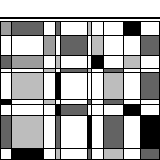
%> input picture AsymAMF_parallel/BRMF/160.bmp, 160 x 160 px
$ octave demo.m   (GNU Octave 9; MATLAB toolbox functions it lacks are replaced by stand-ins)
%> lines starting %> are read from the running program, lines starting %| are printed output that depends on the picture; in (x1, y1, x2, y2) boxes, pixels count from 0 and x2, y2 are one past the last pixel; in counts of white or black regions, pixels touching at a corner belong together; the program's own positions count from 1
### AsymAMF_parallel/BRMF/PCP/PCP.m
function [L,S] = PCP(M,lam,tol,r)
%
% [L,S] = PCP(M,lam,opts)

% This code solves the following model
%
% min_A { lam*||S(:)||_1 + ||L||_* }
% s.t. M = S+L

% where M is the data matrix, which will be decomposed into
% S sparse matrix S and low-rank matrix L.
%
% lam -- S small positive parameter

%% parameter setting
beta = .25/mean(abs(M(:))); %
maxit = 100;

%% initialization
[m,n] = size(M);
S = zeros(m,n);
L = zeros(m,n);
Lambda = zeros(m,n); % the dual variable

% main
for iter = 1:maxit

    nrmLS = norm([S,L],'fro');
    % dS, dL record the change of S and L, only used for stopping criterion

    %% S - subproblem
    % S = argmin_A  lam*||S||_1 - <Lambda, S+L-M> + (beta/2) * ||S+L-M||.^2
    % Define element wise softshinkage operator as
    %     softshrink(z; gamma) = sign(z).* max(abs(z)-gamma, 0);
    % S has closed form solution: S=softshrink(Lambda/beta + M - L; lam/beta)
    % (see my slide page 42 Equation (66).
    X = Lambda / beta + M;
    Y = X - L;
    dS = S;
    S = sign(Y) .* max(abs(Y) - lam/beta, 0); % softshinkage operator
    dS = S - dS;

    %% L - subproblem
    % L = argmin_B ||L||_* -<Lambda, S+L-M> + + (beta/2) * ||S+L-M||.^2
    % L has closed form solution (singular value thresholding)
    % see my slide page 42, Equation (65).
    Y = X - S;
    dL = L;

    [U,D,V] = svds(Y, r); % use 'econ' is more efficient especially when Y is large
    VT=V';
    D = diag(D);
    ind = find(D > 1/beta);
    fprintf('Iter %d, Rank = %d \n',iter, nnz(ind));
    D = diag(D(ind) - 1/beta);
    L = U(:,ind) * D * VT(ind,:);
    dL = L - dL;

    %% stopping criterion
    RelChg = norm([dS,dL],'fro') / (1 + nrmLS);
    fprintf('Iter %d, RelChg %4.2e \n',iter,RelChg);
    if RelChg < tol, break; end

    %% Update Lambda (dual variable)
    Lambda = Lambda - beta * (S + L - M);
end
end

### AsymAMF_parallel/BRMF/Utilities/findFMeasure.m
function [fmax S bestTH] = findFMeasure(E, S0)
    fmax = 0;
    Vth = linspace(min(E(:)), max(E(:)), 10000);
    for idx = 1:length(Vth)
        th = Vth(idx);
        Stmp = abs(E) > th;
        [pre rec] = countPR(S0, Stmp);
        ftmp = 2*rec*pre/(pre+rec);
        if ~isnan(ftmp) && ftmp > fmax
            fmax = ftmp;
            S = Stmp;
            bestTH = th;
        end
    end
end

### AsymAMF_parallel/BRMF/demo.m
%% Demo Codes for "Bayesian Robust Matrix Factorization for Image and Video Processing"
%% If you have any questions, please contact winsty@gmail.com

addpath('PCP');
addpath('Utilities');
addpath('mex');
matlabpool open;
%% Prepare the data
pic = imread('160.bmp');
%> pic is the input picture: size 160x160 uint8; min 0, max 255, mean 172.3
B0 = (double(pic(:, :, 1)) - 128) / 128;
pic = imread('161.bmp');
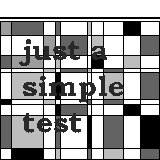
%> input picture AsymAMF_parallel/BRMF/161.bmp, 160 x 160 px
%> pic is the input picture: size 160x160 uint8; min 0, max 255, mean 160.3
D = (double(pic(:, :, 1)) - 128) / 128;
[m, n] = size(B0);
%> m = 160; n = 160

S0 = (D == (41 - 128) / 128);
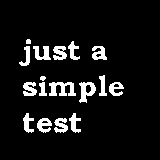
%> S0: size 160x160 logical; 8.2% white; 17 white regions, largest, box (x1, y1, x2, y2) and area: (49, 82, 76, 96) 245, (79, 82, 96, 103) 197, (33, 46, 51, 60) 152
outNum = sum(sum(S0));
%> outNum = 2102
% D(S0) = rand(outNum, 1) * 2 - 0.5;
D(S0) = 0.5+rand(outNum, 1) * 2 - 0.5;
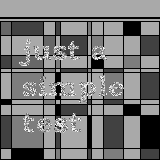
%> D: size 160x160 double; min -1, max 2, mean 0.391; drawn with min black and max white

%% Set up the (hyper)parameters. See more details in the paper.
r = 10;
opts.maxIter = 100;
opts.burnin = 50;
opts.invW_0 = 1000 * eye(r * 2);
opts.beta_0 = 2;
opts.nu_0 = r * 2;
opts.a = 1e-4;
opts.b = 1e0;
% We set the maximum rank to be twice of the ground truth.
opts.r = r * 2;
opts.alpha = 0.5;

%% PCP (Robust PCA)
tic;
[B,E] = PCP(D, 1/sqrt(max(m,n)), 1e-3, r * 2);
%> in PCP, `beta = .25/mean(abs(M(:)));`: beta = 0.304
%> the loop in PCP, `for iter = 1:maxit` made 31 passes
%> (nrmLS, RelChg) on passes 11 to 22: (141.2, 0.0106), (141.3, 0.00872), (141.4, 0.0074), (141.4, 0.00619), (141.4, 0.00518), (141.5, 0.00438), (141.5, 0.00374), (141.5, 0.0033), (141.5, 0.00292), (141.5, 0.00252), (141.6, 0.0022), (141.6, 0.00195)
%> (nrmLS, ind, RelChg) on passes 2 to 7: (110.4, [1; 2; 3; 4; 5; 6; 7; 8; 9], 0.353), (106.6, [1; 2; 3; 4; 5; 6; 7; 8; 9; 10; 11], 0.364), (109.1, [1; 2; 3; 4; 5; 6; 7; 8; 9; 10; 11], 0.338), (122.8, [1; 2; 3; 4; 5; 6; 7; 8; 9; 10; 11; 12; 13], 0.209), (135.4, [1; 2; 3; 4; 5; 6; 7; 8; 9; 10; 11; 12; 13; 14], 0.0925), (138.8, [1; 2; 3; 4; 5; 6; 7; 8; 9; 10; 11; 12; 13; 14; 15], 0.0515)
%> (printed output is left out)
%> pass 1, in PCP, `Y = X - S;`:
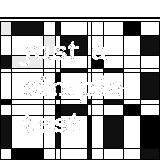
%> Y: size 160x160 double; min -0.26, max 0.26, mean 0.0953; drawn with min black and max white
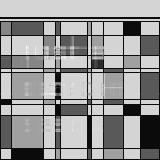
%> B: size 160x160 double; min -1.11, max 1.41, mean 0.366; drawn with min black and max white
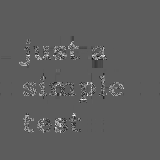
%> E: size 160x160 double; min -1.64, max 2.89, mean 0.0254; drawn with min black and max white
toc;
% We choose the threshold to maximize the F measure.
[f S] = findFMeasure(abs(E), S0);
%> the loop in findFMeasure, `for idx = 1:length(Vth)` made 1 pass
%> th on pass 1: 0
%> pass 1, in findFMeasure, `Stmp = abs(E) > th;`:
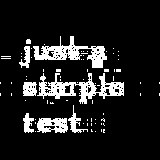
%> Stmp: size 160x160 logical; 12.2% white; 75 white regions (67 under 20 px), largest, box (x1, y1, x2, y2) and area: (37, 73, 124, 104) 1063, (33, 36, 107, 68) 887, (37, 118, 68, 133) 354
%> the run ends on the next line
